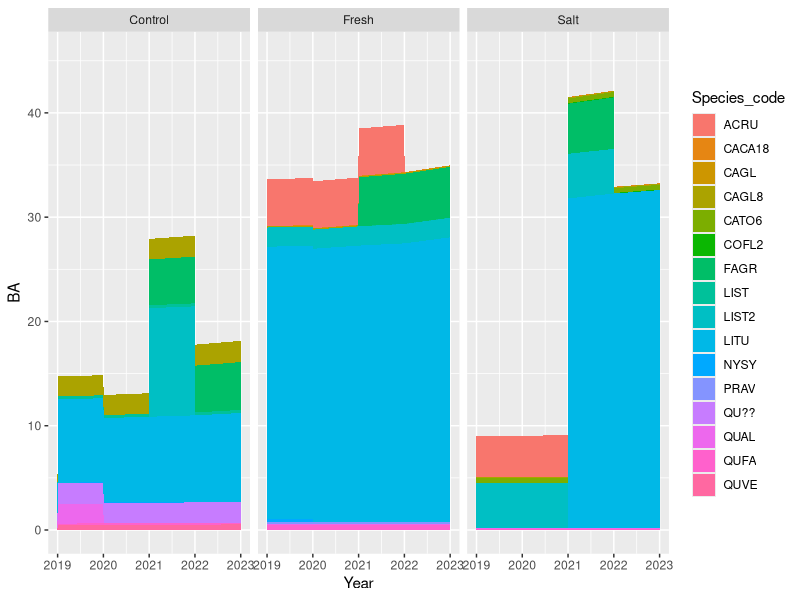
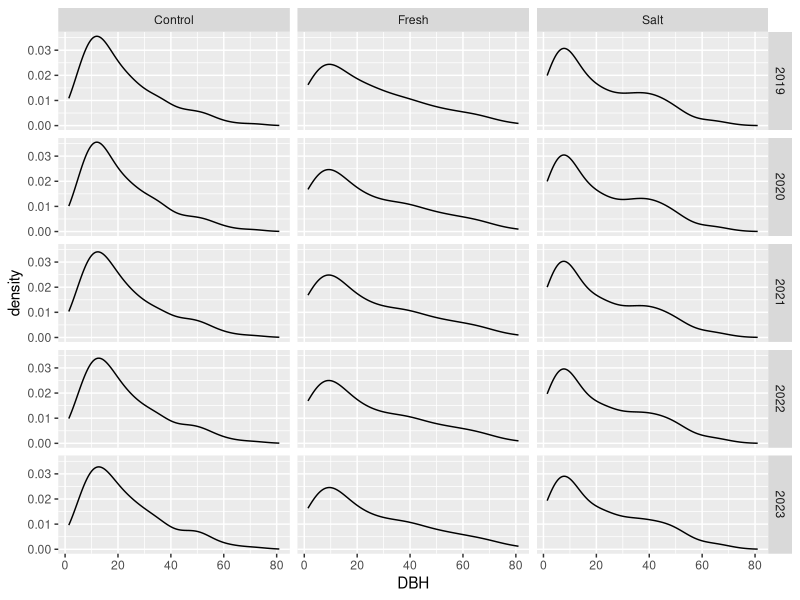

R code for these plots, in order:
## ---- chunk 1
library(tidyverse)
library(ggplot2)

#knit_print.tibble <- lemon_print

knitr::opts_chunk$set(echo = TRUE, warning = FALSE, message = FALSE, rows.print=20)
## ---- chunk 2
inventory <- read_csv("../Data/tree_inventory/inventory.csv")

#add column to indicate if a specific tree had significant growth fron 2019 to 2020
inventory <- inventory %>%
  mutate(Sig_growth_2020 = abs(DBH_2020-DBH_2019) > 0.5)
inventory

summary(inventory)
## ---- chunk 3
#used method for pivoting longer multiple columns from https://stackoverflow.com/questions/61367186/pivot-longer-into-multiple-columns

#Take all variables that end in a year and turn it into a categorical variable Type
long_inventory <- inventory %>% 
  filter(In_Plot == TRUE) %>%
  pivot_longer(grep(colnames(inventory), pattern=".*_\\d{4}"), names_pattern = "(.*)_(\\d{4})", names_to = c("Type","Year"), values_to = "val",  values_transform = list(val = as.character), names_transform = list(Year = as.integer))

#Unpack Type into seperate variables
long_inventory <- long_inventory %>% 
  pivot_wider(names_from = Type, values_from=val) %>%
  relocate(c(Tag, Year, Date, Status, Sig_growth, DBH))%>%
  mutate(DBH = as.numeric(DBH), Date = as.Date(Date, format = "%m/%d/%y"), 
         Sig_growth = as.logical(Sig_growth),
         BA = pi*(DBH/200)^2/0.2)

long_inventory
summary(long_inventory)
## ---- chunk 4
#create summary table that displays the number of trees of each species in each plot
summary_table <- inventory %>% 
  group_by(Plot, Species_code) %>% 
  summarize(num_trees = n())
summary_table

Tree_Live <- long_inventory %>% 
  filter(Status == "LI") %>% 
  group_by(Plot, Species_code, Year) %>% summarize(live_trees = n()) %>% 
  pivot_wider(names_from = Year, values_from =live_trees, names_prefix = "Live_Trees_")
Tree_Live

Stem_Live <- long_inventory %>% 
  group_by(Plot, Year) %>% 
  summarize(Alive = length(grep("LI", Status)), Dead = length(grep("D.", Status)))
Stem_Live

Stem_Standing <- long_inventory %>% 
  group_by(Year) %>%
  summarize(Standing = length(grep(".S|LI", Status)), Down = length(grep(".C", Status)))
Stem_Standing

Total_BA <- long_inventory %>% 
  group_by(Plot, Year) %>% 
  summarize(BA = sum(BA, na.rm=TRUE)) %>%
  pivot_wider(names_from = Year, values_from = BA, names_prefix = "BA_")
Total_BA
## ---- chunk 5
BA_graph <- long_inventory %>% 
  group_by(Year, Species_code, Plot) %>% 
  summarize(BA = sum(BA)) %>% 
  ggplot(aes(Year, BA, fill = Species_code)) +
  geom_area() +
  facet_wrap(~Plot)
print(BA_graph)

Diam_Distr <- long_inventory %>% ggplot(aes(DBH)) + geom_density() + facet_grid(Year~Plot)
Diam_Distr
## ---- chunk 6
zombie_trees <- long_inventory %>%
  group_by(Tag) %>%
  filter(!all(sapply(which(Status == "LI"), function(x, y) all(x < y), which(Status != "LI"))))
zombie_trees
## ---- chunk 7
down_trees <- long_inventory %>% 
  group_by(Tag) %>%
  filter(!all(sapply(grep(".S|LI", Status), function(x, y) all(x < y), grep(".C", Status))))
down_trees
## ---- chunk 8
wrong_status <- long_inventory %>%
  group_by(Tag) %>%
  filter(!all(sapply(grep(NA, Status), function(x, y) all(x < y), grep(!NA, Status))) | (!grepl("LI|D[SC]", Status) & !is.na(Status))) %>% 
  select(Tag, Year, Status, Notes)
wrong_status
## ---- chunk 9
bad_DBH <- long_inventory %>% filter(DBH < 1)
bad_DBH
